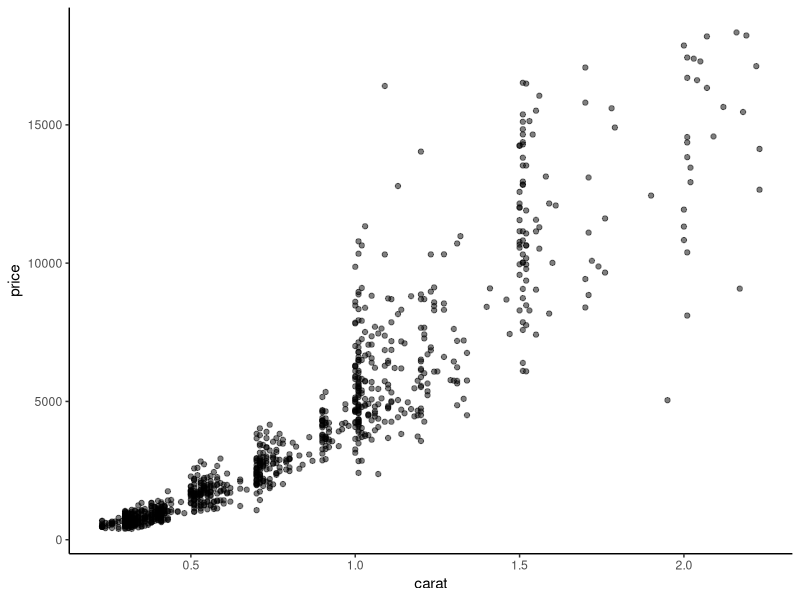
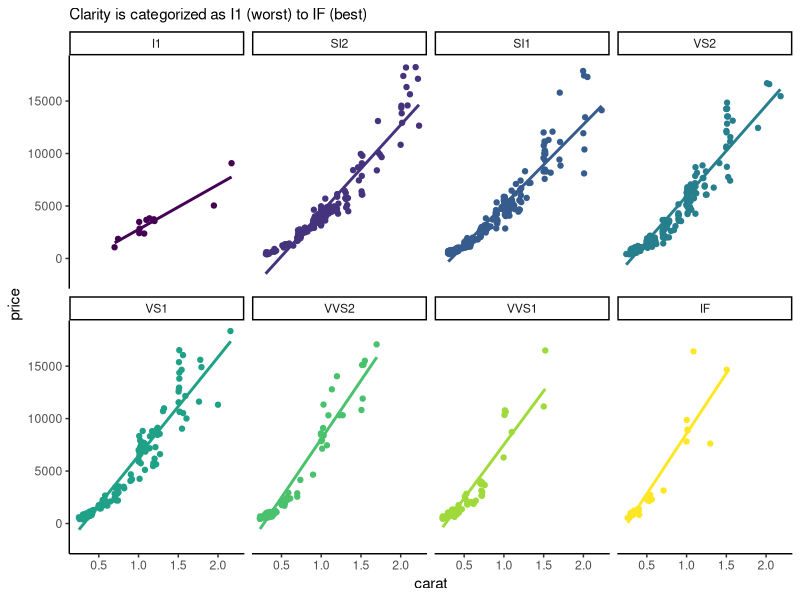
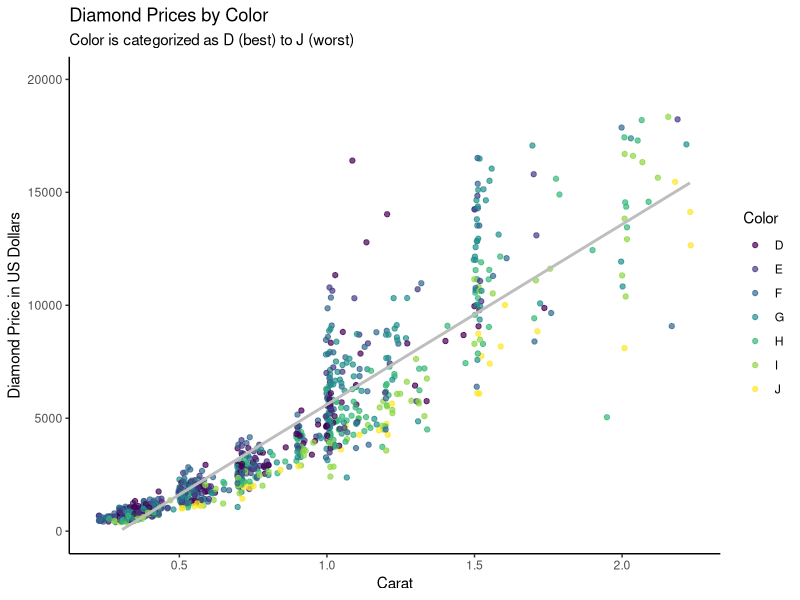

The R script that drew these images, in order:
## ---- chunk 1
# Center figures and set code chunks to visible
knitr::opts_chunk$set(echo = TRUE, fig.align="center")
## ---- chunk 2
# Load the packages
suppressMessages(library(tidyverse))
## ---- chunk 3
# Take a sample of the diamond  with carats less than 2.5 to speed up plotting. 
set.seed(1313)
diamond_samp <- diamonds %>% 
  filter(carat <= 2.5) %>%
  sample_n(1000)
## ---- chunk 4

ggplot(data= diamond_samp, mapping = aes(x = carat, y= price))+
  geom_point(alpha=0.5)+
  theme_classic()

## ---- chunk 5

ggplot(data= diamond_samp, mapping = aes(x = carat, y= price, color= clarity))+
  geom_point(position="jitter",show.legend=FALSE)+
  geom_smooth(method="lm",fill=NA,show.legend=FALSE)+
  facet_wrap(~clarity, nrow=2)+
  labs(
  subtitle= "Clarity is categorized as I1 (worst) to IF (best)")+
  theme_classic()

## ---- chunk 6

ggplot(data= diamond_samp, mapping = aes(x= carat, y= price))+
  geom_point(position="jitter",alpha=0.7, aes(color=color))+
  geom_smooth(method="lm",fill=NA,color="grey")+
  scale_y_continuous(limits = c(0, 20000), breaks = seq(0, 20000, 5000)) +
  labs(
    title= "Diamond Prices by Color",
    subtitle= "Color is categorized as D (best) to J (worst)",
    x= "Carat",
    y= "Diamond Price in US Dollars",
    color= "Color")+
  theme_classic()

